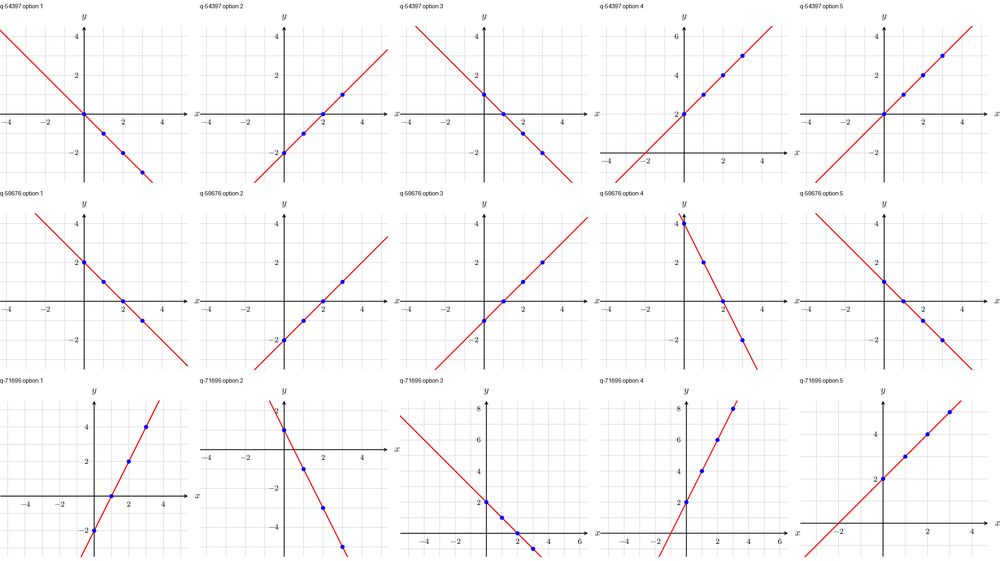
#> input picture generate/scratch/17592186054694-draft/source-native-bank.png, 1000 x 561 px, shrunk from 1800 x 1010 before the run
$ python -i image_library.py   (imports and definitions only)
#> lines starting #> are read from the running program, lines starting #| are printed output that depends on the picture
"""Content-addressed Math Academy graphics; source evidence stays in captures.

Only image bytes are written below ``math_root/images``. All returned references
are relative to ``math_root``. Preparation raises ImagePreparationError rather
than leaving a missing, remote, or placeholder image in transactable content.
"""
from copy import deepcopy
import base64
import hashlib
from html.parser import HTMLParser
from functools import lru_cache
from io import BytesIO
import json
import os
from pathlib import Path
import re
import tempfile
from urllib.parse import unquote, unquote_to_bytes, urljoin, urlsplit
import xml.etree.ElementTree as ET

DEFAULT_MATH_ROOT = Path('/media/jake/SSD/EDB/math')
_CANONICAL = re.compile(r'images/([0-9a-f]{2})/([0-9a-f]{64})\.(png|jpg|gif|webp|svg)')
_MARKDOWN_IMAGE = re.compile(r'(!\[[^\]\n]*\]\()(?P<url><[^>]+>|[^\s)]+)(?P<title>\s+["\'][^\n]*?["\'])?(\))')
_CONTENT_KEYS = {'problem', 'worked_solution', 'content', 'context', 'description',
                 'shared_context', 'tutorial_content', 'instructions', 'title'}
_EVIDENCE_KEYS = {'assets', 'source_url', 'source_html', 'input_html', 'html',
                  'evidence', 'provenance', 'source_evidence', 'locator'}
_MIMES = {'png':'image/png', 'jpg':'image/jpeg', 'gif':'image/gif',
          'webp':'image/webp', 'svg':'image/svg+xml'}


class ImagePreparationError(ValueError):
    """An image needs source recovery before this content can be transacted."""


# [29 lines left out: function _svg_root, not called in this run]


def image_format(data, content_type=None):
    """Validate complete image bytes without recompressing them."""
    if not isinstance(data, bytes) or not data:
        raise ImagePreparationError('Image response is empty or is not bytes')
    stripped = data.lstrip(b'\xef\xbb\xbf \t\r\n')
    if stripped.startswith((b'<svg', b'<?xml', b'<!--')):
        _svg_root(data)
        extension = 'svg'
    else:
        from PIL import Image, UnidentifiedImageError
        try:
            with Image.open(BytesIO(data)) as original:
                extension = {'PNG':'png', 'JPEG':'jpg', 'GIF':'gif', 'WEBP':'webp'}.get(original.format)
                if extension is None:
                    raise ImagePreparationError('Unsupported raster format: ' + str(original.format))
                original.verify()
            with Image.open(BytesIO(data)) as original:
                original.load()
        except (UnidentifiedImageError, OSError, SyntaxError, ValueError) as exc:
            raise ImagePreparationError('Invalid image bytes: ' + str(exc)) from exc
    mime = (content_type or '').split(';', 1)[0].lower().strip()
    if mime and mime not in (_MIMES[extension], 'application/octet-stream', 'binary/octet-stream'):
        raise ImagePreparationError('Image MIME type disagrees with bytes: ' + mime)
    return extension


class ImageLibrary:
    def __init__(self, math_root=DEFAULT_MATH_ROOT):
        self.math_root = Path(math_root).resolve()
        self.root = self.math_root / 'images'
        self._files = {}

    def put_bytes(self, data, *, content_type=None):
        extension = image_format(data, content_type)
        digest = hashlib.sha256(data).hexdigest()
        relative = f'images/{digest[:2]}/{digest}.{extension}'
        target = self.math_root / relative
        target.parent.mkdir(parents=True, exist_ok=True)
        # Publish one complete file atomically. Multiple capture workers can race
        # safely: link() never overwrites a winner, and their bytes must agree.
        if target.exists():
            if target.is_symlink() or target.read_bytes() != data:
                raise ImagePreparationError('Existing hash image has different bytes: ' + str(target))
            return relative
        descriptor, temporary = tempfile.mkstemp(prefix='.image-', dir=target.parent)
        try:
            with os.fdopen(descriptor, 'wb') as stream:
                stream.write(data)
                stream.flush()
                os.fsync(stream.fileno())
            try:
                os.link(temporary, target)
            except FileExistsError:
                if target.is_symlink() or target.read_bytes() != data:
                    raise ImagePreparationError('Concurrent hash image has different bytes: ' + str(target))
        finally:
            Path(temporary).unlink(missing_ok=True)
        return relative

    # [129 lines left out: functions put_file, reference, prepare_content, not called in this run]


class _SVGSpans(HTMLParser):
    """Locate original SVG source without lowercasing viewBox or path attributes."""
    # [8 lines left out: function __init__, not called in this run]

    def source_offset(self):
        row, column = self.getpos()
        return self.lines[row - 1] + column

    # [146 lines left out: functions handle_starttag, handle_startendtag, handle_endtag, _xml_svg, _svg_definitions, standalone_svg and 2 more, not called in this run]

>>> import cv2
>>> picture = cv2.imread('../../generate/scratch/17592186054694-draft/source-native-bank.png', cv2.IMREAD_GRAYSCALE)
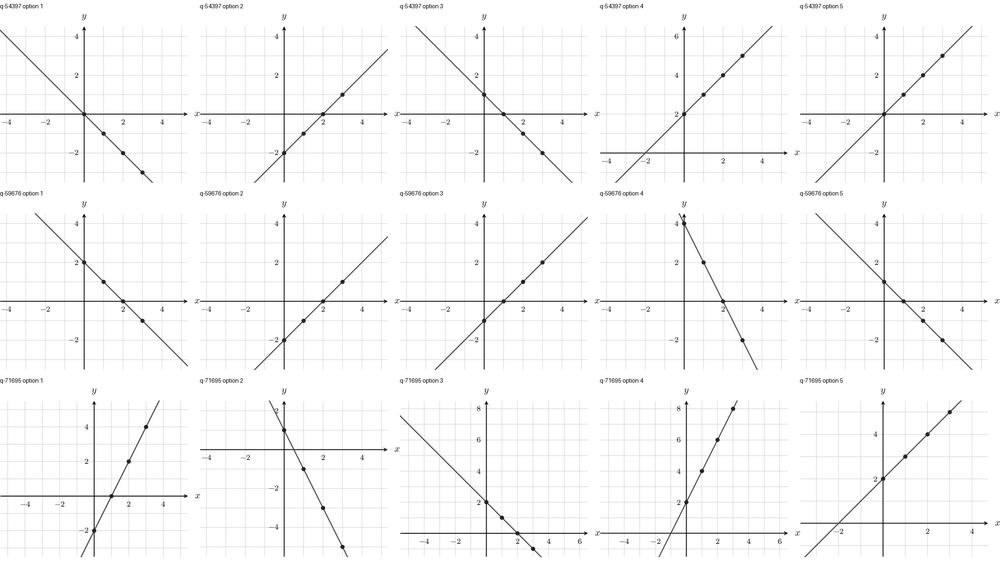
#> picture: shape (561, 1000); min 0, max 255, mean 248.9
#> (the run stopped early here; a loop or call above may not have finished)
